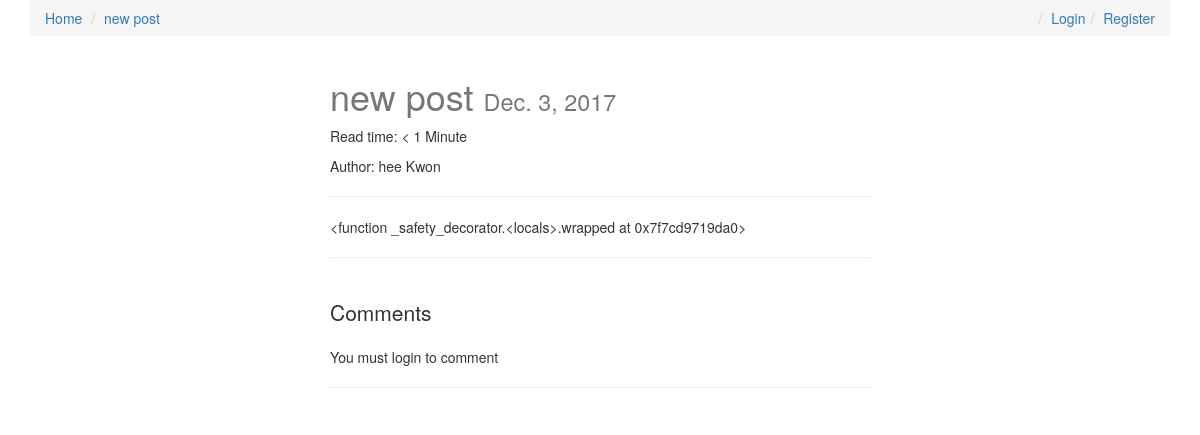
The app's page /new-post/, older data.
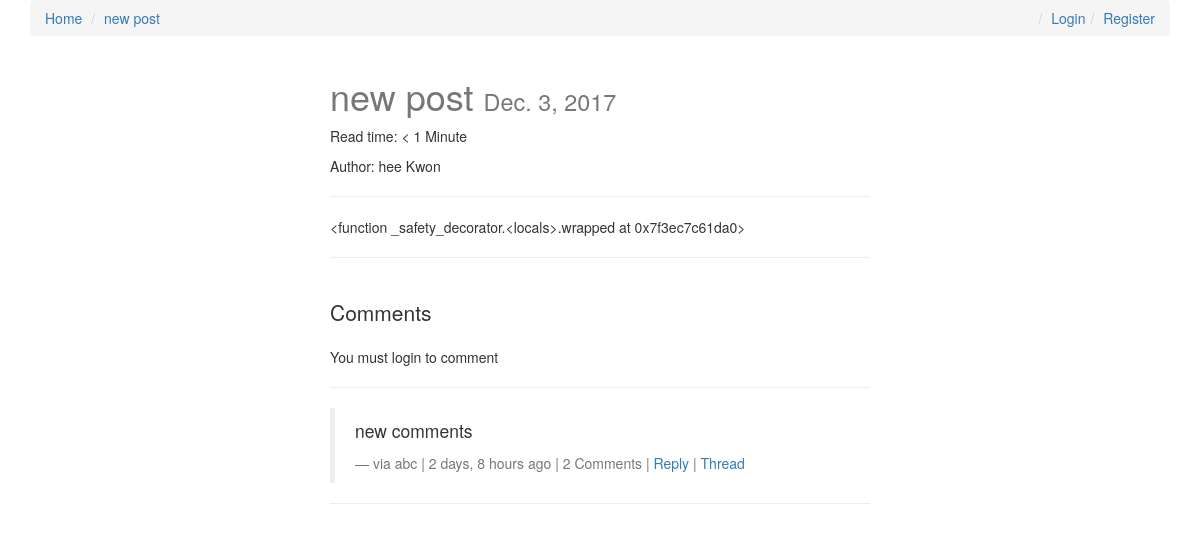
The same page, newer data.
### posts/models.py (models this page shows, shortened)
class Post(models.Model):
    user = models.ForeignKey(settings.AUTH_USER_MODEL, default=1)
    title = models.CharField(max_length=120)
    slug = models.SlugField(unique=True)
    image = models.ImageField(upload_to=upload_location,
            null=True,
            blank=True,
            width_field="width_field",
            height_field="height_field")
    height_field = models.IntegerField(default=0)
    width_field = models.IntegerField(default=0)
    content = models.TextField()
    draft = models.BooleanField(default=False)
    publish = models.DateField(auto_now=False, auto_now_add=False)
    read_time =  models.IntegerField(default=0) # models.TimeField(null=True, blank=True) #assume minutes
    updated = models.DateTimeField(auto_now=True, auto_now_add=False)
    timestamp = models.DateTimeField(auto_now=False, auto_now_add=True)
    objects = PostManager()
    def get_absolute_url(self):
        return reverse("posts:detail", kwargs={"slug": self.slug})
    class Meta:
        ordering = ["-timestamp", "-updated"]
    def get_markdown(self):
        content = self.content
        markdown_text = markdown(content)
        return mark_safe(markdown_text)
    @property
    def comments(self):
        instance = self
        qs = Comment.objects.filter_by_instance(instance)
        return qs
    @property
    def get_content_type(self):
        instance = self
        content_type = ContentType.objects.get_for_model(instance.__class__)
        return content_type

### comments/models.py (models this page shows, shortened)
class Comment(models.Model):
    user        = models.ForeignKey(settings.AUTH_USER_MODEL, default=1)
    content_type = models.ForeignKey(ContentType, on_delete=models.CASCADE)
    object_id = models.PositiveIntegerField()
    content_object = GenericForeignKey('content_type', 'object_id')
    parent      = models.ForeignKey("self", null=True, blank=True)
    content     = models.TextField()
    timestamp   = models.DateTimeField(auto_now_add=True)
    objects = CommentManager()
    class Meta:
        ordering = ['-timestamp']
    def get_absolute_url(self):
        return reverse("comments:thread", kwargs={"id": self.id})
    def children(self): #replies
        return Comment.objects.filter(parent=self)

### posts/views.py (the view, shortened to what this page needs)
# urls.py: url(r'^(?P<slug>[\w-]+)/$', post_detail, name='detail'),
def post_detail(request, slug=None):
	instance = get_object_or_404(Post, slug=slug)
	if instance.publish > timezone.now().date() or instance.draft:
		if not request.user.is_staff or not request.user.is_superuser:
			raise Http404
	share_string = quote_plus(instance.content)
	initial_data = {
			"content_type": instance.get_content_type,
			"object_id": instance.id
	}
	form = CommentForm(request.POST or None, initial=initial_data)
	comments = instance.comments
	context = {
		"title": instance.title,
		"instance": instance,
		"share_string": share_string,
		"comments": comments,
		"comment_form":form,
	}
	return render(request, "post_detail.html", context)

### comments/models.py (called while the page is built)
    def filter_by_instance(self, instance):
        content_type = ContentType.objects.get_for_model(instance.__class__)
        obj_id = instance.id
        qs = super(CommentManager, self).filter(content_type=content_type, object_id= obj_id).filter(parent=None)
        return qs

### posts/templatetags/urlify.py (called while the page is built)
@register.filter
def urlify(value):
    return quote_plus(value)

### templates/post_detail.html (shortened to what this page needs)
{% extends "base.html" %}
{% load urlify %}
{% load crispy_forms_tags %}
 {% block post_detail_link %}
  <li><a href='{{ instance.get_absolute_url }}'>{{ instance.title }}</a></li>
  {% endblock %}
{% block content %}
<div class='col-sm-6 col-sm-offset-3'>
<h1>{{ title }} <small>{% if instance.draft %}<span style='color:red;'>Draft</span> {% endif %}{{ instance.publish }}</small></h1>
<p>Read time: {% if instance.read_time <= 1 %} < 1 Minute {% else %}{{ instance.read_time }} minutes {% endif %}</p>
{% if instance.user.get_full_name %}
<p>Author: {{ instance.user.get_full_name }}</p>
{% endif %}
<p><div class="fb-like" data-href="{{ request.build_absolute_uri }}" data-layout="button_count" data-action="like" data-show-faces="true" data-share="true"></div>
<hr/>
</p>
<div class='row'>
<div class='col-sm-12 '>
   <div class='post-detail-item'>{{ instance.get_markdown }}</div>
    <hr/>
    <br/>
    <div>
        <p class='lead'>Comments</p>
        {% if request.user.is_authenticated %}
        <form method="POST" action="."> {% csrf_token %}
            {{ comment_form|crispy }}
            <input type='submit' value='Post comment' class='btn btn-default'>
        </form>
        {% else %}
        <p>You must login to comment </p>
        {% endif %}
        <hr/>
        {% for comment in comments %}
        <blockquote>
          <p>{{ comment.content }}</p>
          <footer>via {{ comment.user }} | {{ comment.timestamp|timesince }} ago | {% if comment.children.count > 0 %}{{ comment.children.count }} Comment{% if comment.children.count > 1 %}s{% endif %} | {% endif %} <a class='comment-reply-btn' href='#'>Reply</a> | <a class='' href='{{ comment.get_absolute_url }}'>Thread</a></footer>
        </blockquote>
        <hr/>
        {% endfor %}
    </div>
</div>
</div>
</div>
{% endblock content %}

Row changes from the older to the newer data that the page shows:
computed for Post "new post": get_markdown "<function _safety_decorator.<locals>.wrapped at 0x7f7cd9719da0>" → "<function _safety_decorator.<locals>.wrapped at 0x7f3ec7c61da0>"
added Comment: content "new comments", user "abc", timestamp "2 days, 8 hours", children.count "2"
